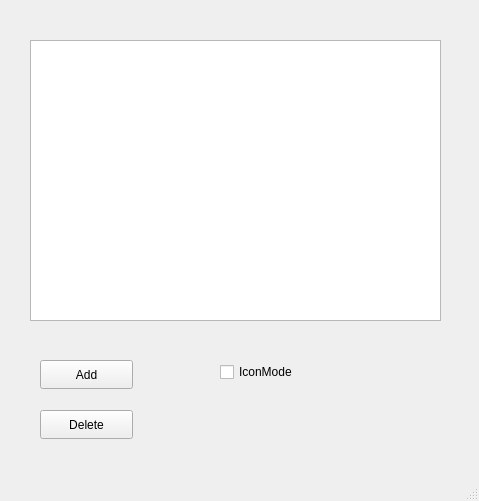
<?xml version="1.0" encoding="UTF-8"?>
<ui version="4.0">
 <class>MainWindow</class>
 <widget class="QMainWindow" name="MainWindow">
  <property name="geometry">
   <rect>
    <x>0</x>
    <y>0</y>
    <width>479</width>
    <height>501</height>
   </rect>
  </property>
  <property name="windowTitle">
   <string>MainWindow</string>
  </property>
  <widget class="QWidget" name="centralwidget">
   <widget class="QListView" name="listView">
    <property name="geometry">
     <rect>
      <x>30</x>
      <y>40</y>
      <width>411</width>
      <height>281</height>
     </rect>
    </property>
   </widget>
   <widget class="QPushButton" name="addButton">
    <property name="geometry">
     <rect>
      <x>40</x>
      <y>360</y>
      <width>93</width>
      <height>29</height>
     </rect>
    </property>
    <property name="text">
     <string>Add</string>
    </property>
   </widget>
   <widget class="QPushButton" name="deleteButton">
    <property name="geometry">
     <rect>
      <x>40</x>
      <y>410</y>
      <width>93</width>
      <height>29</height>
     </rect>
    </property>
    <property name="text">
     <string>Delete</string>
    </property>
   </widget>
   <widget class="QCheckBox" name="iconMode">
    <property name="geometry">
     <rect>
      <x>220</x>
      <y>360</y>
      <width>88</width>
      <height>24</height>
     </rect>
    </property>
    <property name="text">
     <string>IconMode</string>
    </property>
    <property name="checked">
     <bool>false</bool>
    </property>
   </widget>
  </widget>
  <widget class="QMenuBar" name="menubar">
   <property name="geometry">
    <rect>
     <x>0</x>
     <y>0</y>
     <width>479</width>
     <height>26</height>
    </rect>
   </property>
  </widget>
  <widget class="QStatusBar" name="statusbar"/>
 </widget>
 <resources/>
 <connections/>
</ui>
